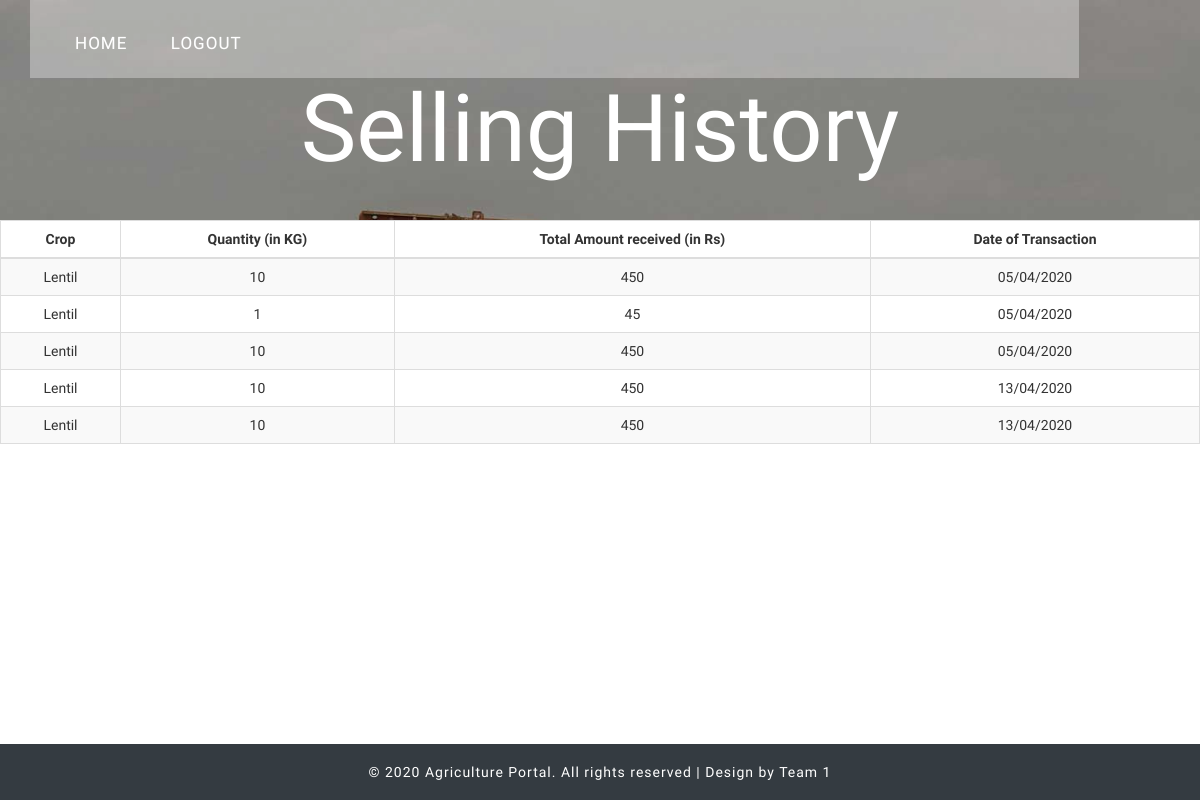
Page /farmer_history.php (signed in) on the committed database.
### tables this page shows
CREATE TABLE `farmer_history` (
  `History_id` int(11) NOT NULL,
  `farmer_id` int(50) NOT NULL,
  `farmer_crop` varchar(255) NOT NULL,
  `farmer_quantity` int(50) NOT NULL,
  `farmer_price` int(50) NOT NULL,
  `date` varchar(100) NOT NULL
);

### farmer_history.php (the view, shortened to what this page needs)
<?php
$userlogin=$_SESSION['farmer_login_user'];
$servername="localhost";
$username="root";
$password="";
$dbname="agriculture_portal";
$conn =mysqli_connect($servername, $username, $password, $dbname);
$query1="SELECT * FROM farmerlogin WHERE email='".$userlogin."' ";
$result1=mysqli_query($conn,$query1);
$row=mysqli_fetch_array($result1);
$farmer_id=$row['farmer_id'];
$sql = "SELECT farmer_crop, farmer_quantity, farmer_price, `date` FROM farmer_history WHERE farmer_id='".$farmer_id."' ";
$result = mysqli_query($conn, $sql);
?>
<!DOCTYPE html>
<html>
<head>
<link rel="stylesheet" href="css/myprofilecss.css">
<link rel="stylesheet" href="//netdna.bootstrapcdn.com/font-awesome/4.5.0/css/font-awesome.min.css">
<link rel="stylesheet" href="css/build.css">
<link rel="stylesheet" href="css/myprofileupload.css">
<link href="css/bootstrap.css" rel='stylesheet' type='text/css' />
<link rel="stylesheet" href="https://use.fontawesome.com/releases/v5.8.2/css/all.css">
<link href="misc/pnotify.css" rel="stylesheet">
<link href="misc/pnotify.brighttheme.css" rel="stylesheet">
<link href="css/style.css" rel="stylesheet" type="text/css" media="all" />
<link href="css/pnotify.css" rel="stylesheet">
<link href="css/pnotify.brighttheme.css" rel="stylesheet">
</head>
<body>
	<div class="header-banner" style="min-height:220px">
		<div class="container">
			<div class="header-top">
				<div class="top-menu">
					<ul>
					<nav class="cl-effect-13">
						<li><a href="farmer_index.php">Home</a></li>
						<li><a href="php/logout.php">Logout</a></li>
					</nav>
					</ul>
				</div>
				<div class="clearfix"></div>
			</div>
			<div class="banner-info text-center">
				<h1><a href="farmer_history.php">Selling History</a></h1>
			</div>
		</div>
	</div>
<table class="table table-striped table-bordered table-responsive-md btn-table">
<thead>
<tr>
    <th><center>Crop</center></th>
    <th><center>Quantity (in KG)</center></th>
    <th><center>Total Amount received (in Rs)</center></th>
    <th><center>Date of Transaction</center></th>
</tr>
</thead>
<tbody>
<?php
while($row = $result->fetch_assoc()) {
    $cropname=ucfirst($row["farmer_crop"]);
    $cropquantity=$row["farmer_quantity"];
    $cropprice=$row["farmer_price"];
    $currentdate=$row['date'];
echo "<tr>";
    echo "<td><center>$cropname</center></td>";
    echo "<td><center>$cropquantity</center></td>";
    echo "<td><center>$cropprice</center></td>";
    echo "<td><center>$currentdate</center></td>";
echo "</tr>";
}
?>
</tbody>
</table>
	<div class="footer" style="position:absolute;width:100%; bottom:0;">
		<div class="container">
			<div class="copyright text-center">
				<p>&copy; 2020 Agriculture Portal. All rights reserved | Design by Team 1 </a></p>
			</div>
		</div>
	</div>
</body>
</html>

### css/style.css (style rules this page uses)
body { padding:0; margin:0; font-family: 'Oswald', sans-serif; background:#FFF; }
body a { transition:0.5s all; -webkit-transition:0.5s all; -moz-transition:0.5s all; -o-transition:0.5s all; -ms-transition:0.5s all; }
h1,h2,h3,h4,h5,h6 { margin:0; }
p { margin:0; }
ul { margin:0; padding:0; }
.header-banner { background:url('../images/banner.jpg') no-repeat; background-size:cover; -webkit-background-size:cover; -o-background-size:cover; -ms-background-size:cover; -moz-background-size:cover; min-height:900px; }
.top-menu { float:left; margin-top:9px; }
nav a { position: relative; display: inline-block; outline: none; color: #fff; text-decoration: none; text-transform: uppercase; letter-spacing: 1px; font-weight: 400; text-shadow: 0 0 1px rgba(255,255,255,0.3); font-size: 1.35em; }
.cl-effect-13 a { -webkit-transition: color 0.3s; -moz-transition: color 0.3s; transition: color 0.3s; }
.cl-effect-13 a::before { position: absolute; top: 50%; left: 50%; color: transparent; content: '.'; text-shadow: 0 0 transparent; font-size: 1.2em; -webkit-transition: text-shadow 0.3s, color 0.3s; -moz-transition: text-shadow 0.3s, color 0.3s; transition: text-shadow 0.3s, color 0.3s; -webkit-transform: translateX(-50%); -moz-transform: translateX(-50%); transform: translateX(-50%); pointer-events: none; }
.top-menu ul li { display:inline-block; }
.top-menu ul li a { color:#fff; text-transform:uppercase; font-weight:400; font-size:17px; text-decoration:none; margin:0 20px; font-family: 'Oswald', sans-serif; }
.header-top { background: rgba(255, 255, 255, 0.32); padding: 2em 30px; float: left; width: 92%; }
.banner-info h1 a { color:#fff; font-family: 'Niconne', cursive; font-size:2.8em; text-decoration:none; }
.banner-info { width:93%; margin:6em auto 0; }
.footer { padding: 3em 0; }
.footer { background: #343b41; padding: 20px 0; }
.copyright p { color: #fff; font-size: 1em; font-weight: 300; letter-spacing: 1px; }
@media screen and (max-width: 1440px) { .header-banner { min-height: 834px; } }
@media screen and (max-width: 1366px) { .banner-info { width: 93%; margin: 5em auto 0; } }
@media screen and (max-width: 1366px) { .header-banner { min-height: 790px; } }
@media screen and (max-width: 1280px) { .banner-info { margin: 4em auto 0; } }
@media screen and (max-width: 1280px) { .header-top { padding: 1.6em 25px; } }
@media screen and (max-width: 1280px) { .banner-info h1 a { font-size: 2.6em; } }
@media screen and (max-width: 1280px) { .header-banner { min-height: 730px; } }
@media screen and (max-width: 1280px) { .footer { padding: 1.3em 0; } }

### rows in the picture
farmer_history: farmer_crop "Lentil", farmer_quantity "10", farmer_price "450", date "05/04/2020"
farmer_history: farmer_crop "Lentil", farmer_quantity "1", farmer_price "45", date "05/04/2020"
farmer_history: farmer_crop "Lentil", farmer_quantity "10", farmer_price "450", date "05/04/2020"
farmer_history: farmer_crop "Lentil", farmer_quantity "10", farmer_price "450", date "13/04/2020"
farmer_history: farmer_crop "Lentil", farmer_quantity "10", farmer_price "450", date "13/04/2020"
